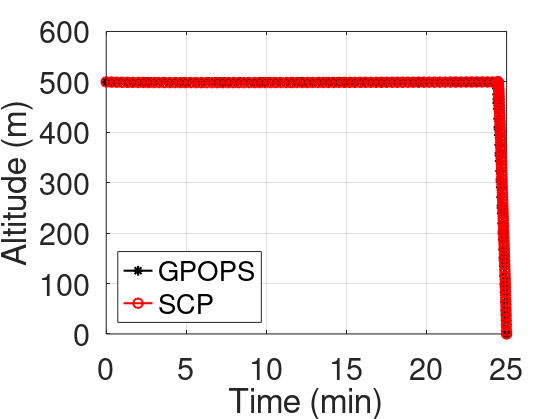
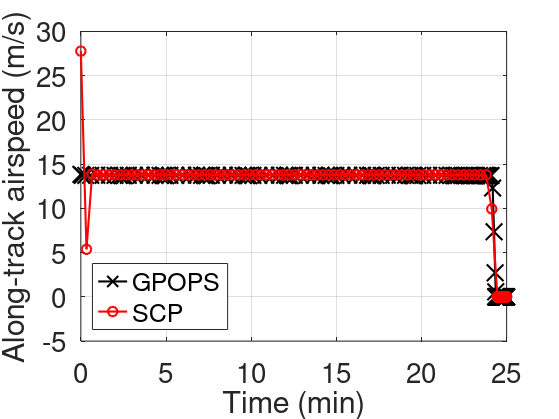
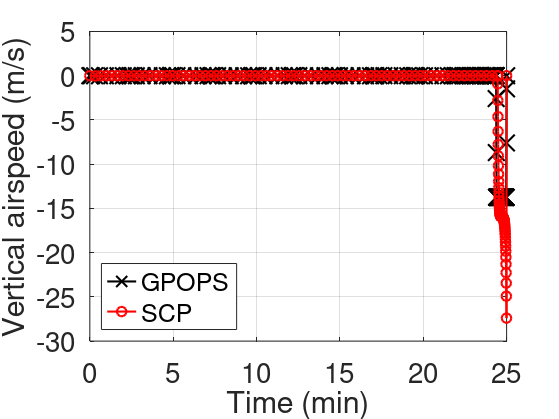
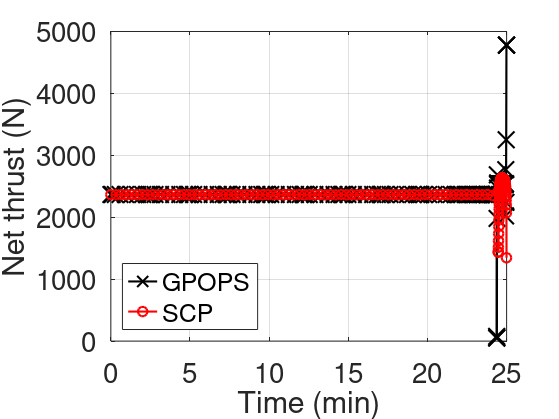

Source code (MATLAB) for these figures, in order:
% Compare results from the folders "SCP" and "Verify_gpops_convex" with
% nonconvex control constraint u2^2+u3^2=u4

clear
clc
close all
format short

% parameters

load data_gpops.mat
load data_scp.mat

tG = tG/60;
tS = tS/60;
thetaS = atan(u1S./u2S)*180/pi;
% x vs. t
figure
plot(tG, xG, 'k-*', 'markersize', 7, 'linewidth', 1.5);
hold on
plot(tS, xS, 'r-o', 'markersize', 7, 'linewidth', 1.5);
xlabel('Time (min)', 'FontSize', 20);
ylabel('Along-track distance (m)', 'FontSize', 20);
xlim([0 25]);
leg = legend('GPOPS', 'SCP');
legend('Location','southwest')
set(leg,'FontSize',20);
set(gca,'FontSize',20);
set(gcf,'PaperUnits','inches');
set(gcf,'PaperSize',[8.5 7.5]);
grid on

%z vs. t
% figure
% plot(tG, zG, 'k-*', 'markersize', 7, 'linewidth', 1.5);
% hold on
% plot(tS, zS, 'r-o', 'markersize', 7, 'linewidth', 1.5);
% xlabel('Time (min)', 'FontSize', 22);
% ylabel('Altitude (m)', 'FontSize', 22);
% xlim([0 25]);
% leg = legend('GPOPS', 'SCP');
% set(leg,'FontSize',22);
% set(gca,'FontSize',22);
% grid on
%z vs. t
h = figure;
plot(tG, zG, 'k-*', 'markersize', 7, 'linewidth', 1.5);
hold on
plot(tS, zS, 'r-o', 'markersize', 7, 'linewidth', 1.5);
xlabel('Time (min)', 'FontSize', 20);
ylabel('Altitude (m)', 'FontSize', 20);
xlim([0 25]);
leg = legend('GPOPS', 'SCP');
legend('Location','southwest')
set(leg,'FontSize',22);
set(gca,'FontSize',22);
grid on
set(h,'Units','Inches');
pos = get(h,'Position');
set(h,'PaperPositionMode','Auto','PaperUnits','Inches','PaperSize',[pos(3), pos(4)])
print(h,'conop1_altitude','-dpdf','-r0')



% vx vs. t
h = figure;
plot(tG, vxG, 'k-x', 'markersize', 12, 'linewidth', 1.5);
hold on
plot(tS, vxS, 'r-o', 'markersize', 7, 'linewidth', 1.5);
xlabel('Time (min)', 'FontSize', 18);
ylabel('Along-track airspeed (m/s)', 'FontSize', 18);
xlim([0 25]);
leg = legend('GPOPS', 'SCP');
legend('Location','southwest')
set(leg,'FontSize',20);
set(gca,'FontSize',20);
grid on
set(h,'Units','Inches');
pos = get(h,'Position');
set(h,'PaperPositionMode','Auto','PaperUnits','Inches','PaperSize',[pos(3), pos(4)])
print(h,'conop1_alongspeed','-dpdf','-r0')

% Zoom-in vx vs. t
figure
plot(tG(100:156), vxG(100:156), 'k-x', 'markersize', 12, 'linewidth', 1.5);
hold on
plot(tS(73:150), vxS(73:150), 'r-o', 'markersize', 7, 'linewidth', 1.5);
% Removed x and y labels
% Increased fontsize for axis ticks
set(gca,'FontSize',20);
% Removed the legend
legend('off');
grid on

% vz vs. t
h = figure;
plot(tG, vzG, 'k-x', 'markersize', 12, 'linewidth', 1.5);
hold on
plot(tS, vzS, 'r-o', 'markersize', 7, 'linewidth', 1.5);
xlabel('Time (min)', 'FontSize', 18);
ylabel('Vertical airspeed (m/s)', 'FontSize', 18);
xlim([0 25]);
leg = legend('GPOPS', 'SCP');
legend('Location','southwest')
set(leg,'FontSize',20);
set(gca,'FontSize',20);
grid on
set(h,'Units','Inches');
pos = get(h,'Position');
set(h,'PaperPositionMode','Auto','PaperUnits','Inches','PaperSize',[pos(3), pos(4)])
print(h,'conop1_verticalspeed','-dpdf','-r0')

% Zoom-in vz vs. t
figure
plot(tG(108:156), vzG(108:156), 'k-x', 'markersize', 12, 'linewidth', 1.5);
hold on
plot(tS(80:150), vzS(80:150), 'r-o', 'markersize', 7, 'linewidth', 1.5);
% Removed x and y labels
% Increased fontsize for axis ticks
set(gca,'FontSize',20);
% Removed the legend
legend('off');
grid on




% % % u1 vs. t
% % figure
% % 
% % plot(tG, u1G, 'k-*', 'markersize', 7, 'linewidth', 1.5);
% % hold on
% % plot(tS, u1S, 'r-o', 'markersize', 7, 'linewidth', 1.5);
% % xlabel('Time (min)', 'FontSize', 18);
% % ylabel('u_1 (N)', 'FontSize', 18);
% % leg = legend('GPOPS', 'SCP');
% % set(leg,'FontSize',16);
% % set(gca,'FontSize',16);
% % grid on

% % % u2 vs. t
% % figure
% % plot(tG, u2G, 'k-*', 'markersize', 7, 'linewidth', 1.5);
% % hold on
% % plot(tS, u2S, 'r-o', 'markersize', 7, 'linewidth', 1.5);
% % xlabel('Time (min)', 'FontSize', 18);
% % ylabel('u_2 (N)', 'FontSize', 18);
% % leg = legend('GPOPS', 'SCP');
% % set(leg,'FontSize',16);
% % set(gca,'FontSize',16);
% % grid on

% % % u3 vs. t
% % figure
% % plot(tG, u3G, 'k-*', 'markersize', 7, 'linewidth', 1.5);
% % hold on
% % plot(tS, u3S, 'r-o', 'markersize', 7, 'linewidth', 1.5);
% % xlabel('Time (min)', 'FontSize', 18);
% % ylabel('u_3 (N)', 'FontSize', 18);
% % leg = legend('GPOPS', 'SCP');
% % set(leg,'FontSize',16);
% % set(gca,'FontSize',16);
% % grid on
% T vs. t
h = figure;
plot(tG, TG, 'k-x', 'markersize', 12, 'linewidth', 1.5);
hold on
plot(tS, sqrt(TS), 'r-o', 'markersize', 7, 'linewidth', 1.5);
xlabel('Time (min)', 'FontSize', 20);
ylabel('Net thrust (N)', 'FontSize', 20);
xlim([0 25]);
leg = legend('GPOPS', 'SCP');
legend('Location','southwest')
set(leg,'FontSize',20);
set(gca,'FontSize',20);
grid on
set(h,'Units','Inches');
pos = get(h,'Position');
set(h,'PaperPositionMode','Auto','PaperUnits','Inches','PaperSize',[pos(3), pos(4)])
print(h,'conop1_thrust','-dpdf','-r0')

% Zoom-in T vs. t
figure
plot(tG(108:156), TG(108:156), 'k-x', 'markersize', 12, 'linewidth', 1.5);
hold on
plot(tS(75:150), sqrt(TS((75:150))), 'r-o', 'markersize', 7, 'linewidth', 1.5);
% Removed x and y labels
% Increased fontsize for axis ticks
set(gca,'FontSize',20);
% Removed the legend
legend('off');
grid on


% Theta vs. t
h = figure;
plot(tG, thetaG, 'k-*', 'markersize', 7, 'linewidth', 1.5);
hold on
plot(tS, thetaS, 'r-o', 'markersize', 7, 'linewidth', 1.5);
xlabel('Time (min)', 'FontSize', 20);
ylabel('Pitch angle (deg)', 'FontSize', 20);
xlim([0 25]);
leg = legend('GPOPS', 'SCP');
legend('Location','southwest')
set(leg,'FontSize',20);
set(gca,'FontSize',20);
grid on
set(h,'Units','Inches');
pos = get(h,'Position');
set(h,'PaperPositionMode','Auto','PaperUnits','Inches','PaperSize',[pos(3), pos(4)])
print(h,'conop1_pitch','-dpdf','-r0')
% 
% Theta vs. t
% figure
% plot(tG(108:156), thetaG(108:156), 'k-*', 'markersize', 7, 'linewidth', 1.5);
% hold on
% plot(tS(80 :150), thetaS(80:150), 'r-o', 'markersize', 7, 'linewidth', 1.5);
% xlabel('Time (min)', 'FontSize', 18);
% ylabel('Pitch angle (deg)', 'FontSize', 18);
% leg = legend('GPOPS', 'SCP');
% set(leg,'FontSize',16);
% set(gca,'FontSize',16);
% grid on

